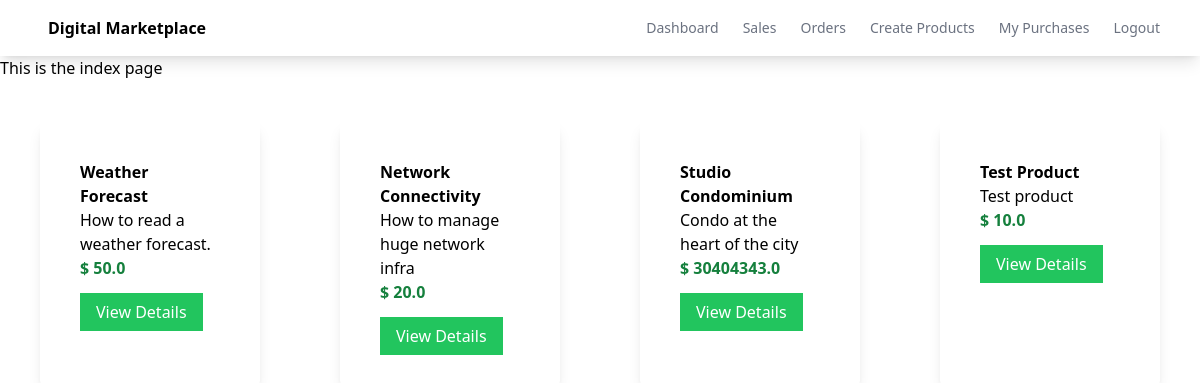
The app's page /, older data.
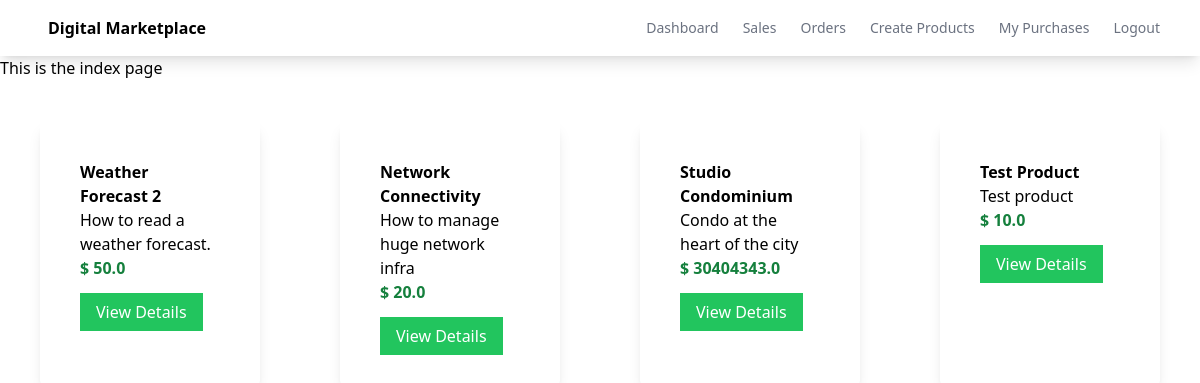
The same page, newer data.
### myapp/models.py (models this page shows, shortened)
class Product(models.Model):
    name = models.CharField(max_length=100)
    description = models.CharField(max_length=100)
    price = models.FloatField()
    file = models.FileField(upload_to='uploads')

### myapp/views.py (the view)
# urls.py: path('', views.index, name='index'),
def index(request):
    products = Product.objects.all()
    return render(request, 'myapp/index.html', {'products':products})

### myapp/templates/myapp/index.html (shortened to what this page needs)
{% extends 'myapp/base.html' %}
{% block body %}
    <h1>This is the index page</h1>
<div class="product-container flex">
    {% for product in products %}
        <div class="product shadow-lg w-1/4 rounded-lg m-10 p-5">
            <div class="p-5">
                <div class="font-bold">
                    {{ product.name }}
                </div>
                <div>
                    {{ product.description }}
                </div>
                <div class="text-green-700 font-bold">
                    $ {{ product.price }}
                </div>
                <div class="mt-5">
                    <a class="bg-green-500 text-white px-4 py-2" href="{% url 'detail' product.id %}">View Details</a>
                </div>
            </div>
        </div>
    {% endfor %}
</div>
{% endblock %}

Row changes from the older to the newer data that the page shows:
changed Product "How to read a weather forecast.": name "Weather Forecast" → "Weather Forecast 2"
